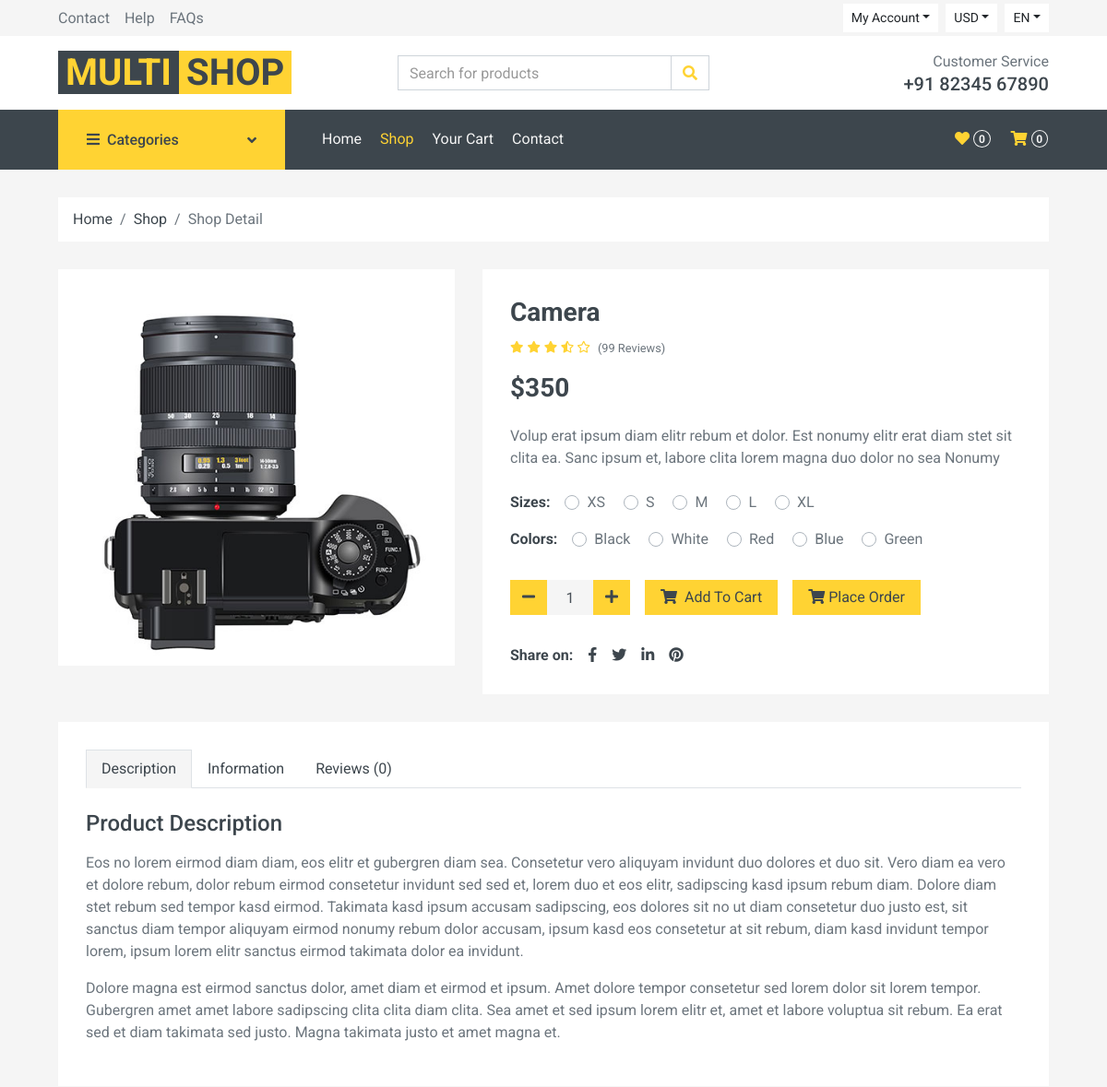
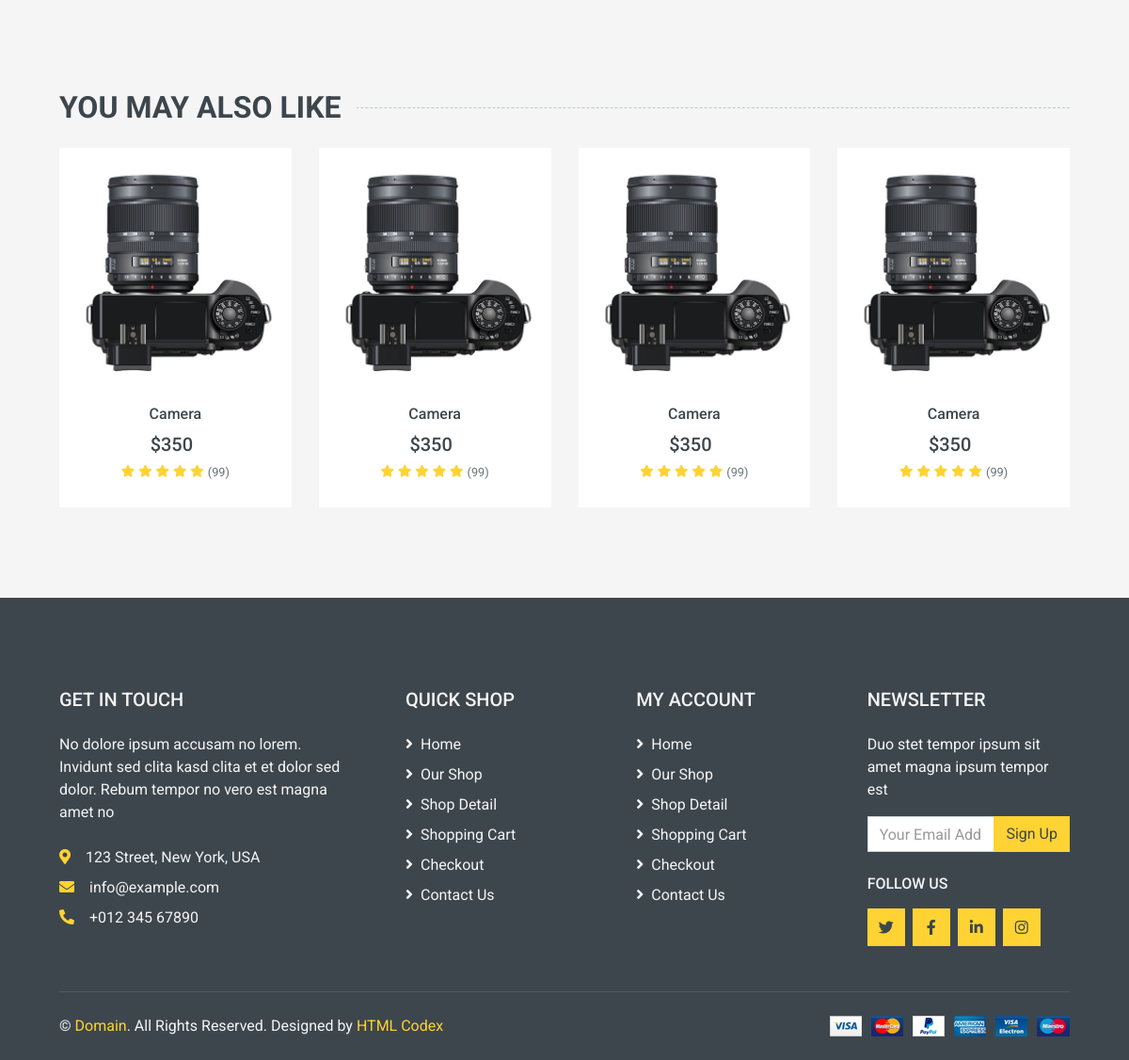
Page /detail/1/ on the committed database (2 pictures, top to bottom).
### new/models.py (models this page shows, shortened)
class Product(models.Model):
    category = models.ForeignKey(Category, on_delete=models.CASCADE, null=False, default='')
    image = models.ImageField(upload_to='ecommerce/ping')
    name = models.CharField(max_length=100)
    price = models.IntegerField()
    date = models.DateField(auto_now_add=True)

### new/views.py (the view)
# urls.py: path('detail/<int:id>/', views.detail, name='detail'),
def detail(request, id):
    product = get_object_or_404(Product, id=id)
    context = {
        'product': product
    }
    return render(request, 'detail.html', context)

### new/context_processors.py (called while the page is built)
def cart_items_count(request):
    if request.user.is_authenticated:
        cart_items_count = CartItem.objects.filter(user=request.user).count()
    else:
        cart_items_count = 0
    return {'cart_items_count': cart_items_count}

### templates/detail.html (shortened to what this page needs)
{% extends "base.html" %}
{% block body %}
    <div class="container-fluid">
        <div class="row px-xl-5">
            <div class="col-12">
                <nav class="breadcrumb bg-light mb-30">
                    <a class="breadcrumb-item text-dark" href="#">Home</a>
                    <a class="breadcrumb-item text-dark" href="#">Shop</a>
                    <span class="breadcrumb-item active">Shop Detail</span>
                </nav>
            </div>
        </div>
    </div>
    <div class="container-fluid pb-5">
        <div class="row px-xl-5">
            <div class="col-lg-5 mb-30">
                <div class="carousel slide">
                    <div class="bg-light">
                        <img class="w-100 h-100" src="{{product.image.url}}" alt={{product.name}}>
                    </div>
                </div>
            </div>
            <div class="col-lg-7 h-auto mb-30">
                <div class="h-100 bg-light p-30">
                    <h3>{{product.name}}</h3>
                    <div class="d-flex mb-3">
                        <div class="text-primary mr-2">
                            <small class="fas fa-star"></small>
                            <small class="fas fa-star"></small>
                            <small class="fas fa-star"></small>
                            <small class="fas fa-star-half-alt"></small>
                            <small class="far fa-star"></small>
                        </div>
                        <small class="pt-1">(99 Reviews)</small>
                    </div>
                    <h3 class="font-weight-semi-bold mb-4">${{product.price}}</h3>
                    <p class="mb-4">Volup erat ipsum diam elitr rebum et dolor. Est nonumy elitr erat diam stet sit
                        clita ea. Sanc ipsum et, labore clita lorem magna duo dolor no sea
                        Nonumy</p>
                    <div class="d-flex mb-3">
                        <strong class="text-dark mr-3">Sizes:</strong>
                        <form>
                            <div class="custom-control custom-radio custom-control-inline">
                                <label class="custom-control-label" for="size-1">XS</label>
                            </div>
                            <div class="custom-control custom-radio custom-control-inline">
                                <label class="custom-control-label" for="size-2">S</label>
                            </div>
                            <div class="custom-control custom-radio custom-control-inline">
                                <label class="custom-control-label" for="size-3">M</label>
                            </div>
                            <div class="custom-control custom-radio custom-control-inline">
                                <label class="custom-control-label" for="size-4">L</label>
                            </div>
                            <div class="custom-control custom-radio custom-control-inline">
                                <label class="custom-control-label" for="size-5">XL</label>
                            </div>
                        </form>
                    </div>
                    <div class="d-flex mb-4">
                        <strong class="text-dark mr-3">Colors:</strong>
                        <form>
                            <div class="custom-control custom-radio custom-control-inline">
                                <label class="custom-control-label" for="color-1">Black</label>
                            </div>
                            <div class="custom-control custom-radio custom-control-inline">
                                <label class="custom-control-label" for="color-2">White</label>
                            </div>
                            <div class="custom-control custom-radio custom-control-inline">
                                <label class="custom-control-label" for="color-3">Red</label>
                            </div>
                            <div class="custom-control custom-radio custom-control-inline">
                                <label class="custom-control-label" for="color-4">Blue</label>
                            </div>
                            <div class="custom-control custom-radio custom-control-inline">
                                <label class="custom-control-label" for="color-5">Green</label>
                            </div>
                        </form>
                    </div>
                    <div class="d-flex align-items-center mb-4 pt-2">
                        <div class="input-group quantity mr-3" style="width: 130px;">
                            <div class="input-group-btn">
                                <button class="btn btn-primary btn-minus">
                                    <i class="fa fa-minus"></i>
                                </button>
                            </div>
                            <input type="text" class="form-control bg-secondary border-0 text-center" value="1">
                            <div class="input-group-btn">
                                <button class="btn btn-primary btn-plus">
                                    <i class="fa fa-plus"></i>
                                </button>
                            </div>
                        </div>
                        <form action="{% url 'add_to_cart' product.id %}" method="POST">
                            <button class="btn btn-primary px-3 mr-3" type="submit">
                                <i class="fa fa-shopping-cart mr-1"></i> Add To Cart
                            </button>
                        </form>
                        <a href="/checkout/{{product.id}}">
                            <button class="btn btn-primary px-3">
                                <i class="fa fa-shopping-cart mr-1"></i>Place Order
                            </button>
                        </a>
                    </div>
                    <div class="d-flex pt-2">
                        <strong class="text-dark mr-2">Share on:</strong>
                        <div class="d-inline-flex">
                            <a class="text-dark px-2" href="">
                                <i class="fab fa-facebook-f"></i>
                            </a>
                            <a class="text-dark px-2" href="">
                                <i class="fab fa-twitter"></i>
                            </a>
                            <a class="text-dark px-2" href="">
                                <i class="fab fa-linkedin-in"></i>
                            </a>
                            <a class="text-dark px-2" href="">
                                <i class="fab fa-pinterest"></i>
                            </a>
                        </div>
                    </div>
                </div>
            </div>
        </div>
        <div class="row px-xl-5">
            <div class="col">
                <div class="bg-light p-30">
                    <div class="nav nav-tabs mb-4">
                        <a class="nav-item nav-link text-dark active" data-toggle="tab" href="#tab-pane-1">Description</a>
                        <a class="nav-item nav-link text-dark" data-toggle="tab" href="#tab-pane-2">Information</a>
                        <a class="nav-item nav-link text-dark" data-toggle="tab" href="#tab-pane-3">Reviews (0)</a>
                    </div>
                    <div class="tab-content">
                        <div class="tab-pane fade show active" id="tab-pane-1">
                            <h4 class="mb-3">Product Description</h4>
                            <p>Eos no lorem eirmod diam diam, eos elitr et gubergren diam sea. Consetetur vero aliquyam invidunt duo dolores et duo sit. Vero diam ea vero et dolore rebum, dolor rebum eirmod consetetur invidunt sed sed et, lorem duo et eos elitr, sadipscing kasd ipsum rebum diam. Dolore diam stet rebum sed tempor kasd eirmod. Takimata kasd ipsum accusam sadipscing, eos dolores sit no ut diam consetetur duo justo est, sit sanctus diam tempor aliquyam eirmod nonumy rebum dolor accusam, ipsum kasd eos consetetur at sit rebum, diam kasd invidunt tempor lorem, ipsum lorem elitr sanctus eirmod takimata dolor ea invidunt.</p>
                            <p>Dolore magna est eirmod sanctus dolor, amet diam et eirmod et ipsum. Amet dolore tempor consetetur sed lorem dolor sit lorem tempor. Gubergren amet amet labore sadipscing clita clita diam clita. Sea amet et sed ipsum lorem elitr et, amet et labore voluptua sit rebum. Ea erat sed et diam takimata sed justo. Magna takimata justo et amet magna et.</p>
                        </div>
                    </div>
                </div>
            </div>
        </div>
    </div>
    <div class="container-fluid py-5">
        <h2 class="section-title position-relative text-uppercase mx-xl-5 mb-4"><span class="bg-secondary pr-3">You May Also Like</span></h2>
        <div class="row px-xl-5">
            <div class="col">
                <div class="owl-carousel related-carousel">
                    <div class="product-item bg-light">
                        <div class="product-img position-relative overflow-hidden">
                            <img class="img-fluid w-100" src="{{product.image}}" alt="">
                            <div class="product-action">
                            </div>
                        </div>
                        <div class="text-center py-4">
                            <a class="h6 text-decoration-none text-truncate" href="">{{product.name}}</a>
                            <div class="d-flex align-items-center justify-content-center mt-2">
                                <h5>${{product.price}}</h5><h6 class="text-muted ml-2"></h6>
                            </div>
                            <div class="d-flex align-items-center justify-content-center mb-1">
                                <small class="fa fa-star text-primary mr-1"></small>
                                <small class="fa fa-star text-primary mr-1"></small>
                                <small class="fa fa-star text-primary mr-1"></small>
                                <small class="fa fa-star text-primary mr-1"></small>
                                <small class="fa fa-star text-primary mr-1"></small>
                                <small>(99)</small>
                            </div>
                        </div>
                    </div>
                </div>
            </div>
        </div>
    </div>
{% endblock body %}

### rows in the picture
Product: image (picture), name "Camera", price "350"

### other values in the picture
{{ cart_items_count }} "0"
